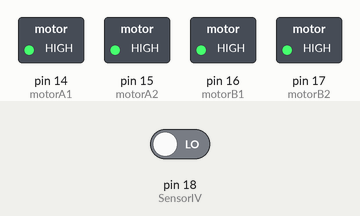
Simulated run of this sketch. Board: Arduino Uno, built with avr-gcc and run on an emulated ATmega328P. Shown: switched loads named in the sketch (green lamp = pin HIGH). The test bench sets the inputs (shaded band); at power-on: pin 18 (SensorIV) LOW.

Above: at 1.2 s.
1.3 s: pin 18 (SensorIV) driven HIGH
At 1.8 s:
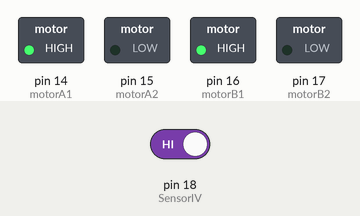
2.8 s: pin 18 (SensorIV) driven LOW
At 4.2 s:
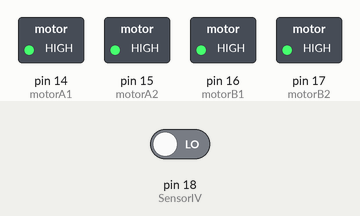
Timing chart, 0 to 5.8 s (numbered marks = the images above; inputs shaded):
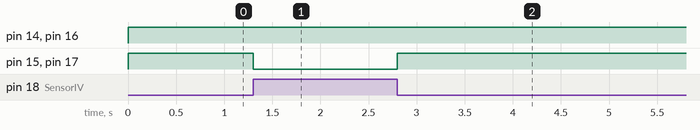

The sketch:

Motor_IV.ino
```cpp
const int motorA1 = 14;
const int motorA2  =15;
const int motorB1 = 16;
const int motorB2 = 17;
int SensorIV = 18;

void setup() {
  // put your setup code here, to run once:
  pinMode( motorA1 , OUTPUT);
  pinMode( motorA2 , OUTPUT);

  pinMode( motorB1 , OUTPUT);
  pinMode( motorB2 , OUTPUT);
  pinMode(SensorIV, INPUT);
}

void loop() {
  int statusSensor = digitalRead (SensorIV);
  if(statusSensor == 1){ //SE A LEITURA DO PINO FOR IGUAL A LOW, FAZ
   digitalWrite( motorA1 , HIGH);
   digitalWrite( motorA2 , LOW);

   digitalWrite( motorB1 , HIGH);
   digitalWrite( motorB2 , LOW);

  }else{
   digitalWrite( motorA1 , HIGH);
   digitalWrite( motorA2 , HIGH);

   digitalWrite( motorB1 , HIGH);
   digitalWrite( motorB2 , HIGH);
  }
}
```

Measured:
- after the input at 1.3 s, pin 15 (motorA2), pin 17 (motorB2): HIGH → LOW at once
- after the input at 2.8 s, pin 15 (motorA2), pin 17 (motorB2): LOW → HIGH at once
